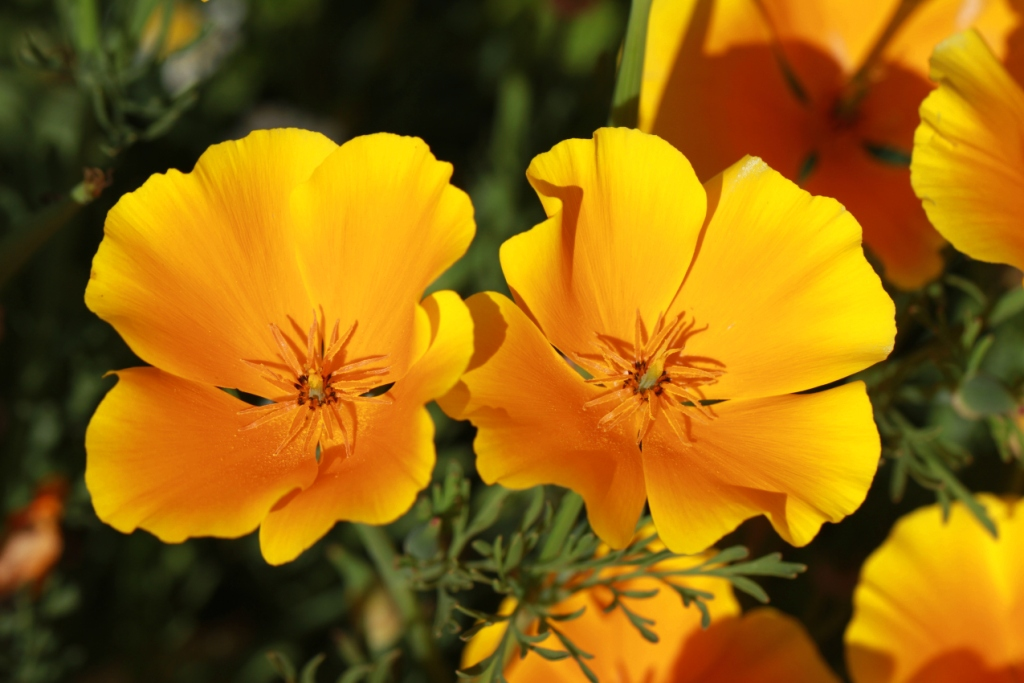
#> input picture VCO/pracs/p1/amapola.jpg, 1024 x 683 px
$ python ej4.py
#> lines starting #> are read from the running program, lines starting #| are printed output that depends on the picture

import numpy as np
import matplotlib.pyplot as plt
from mpl_toolkits.mplot3d import Axes3D
from PIL import Image

# Leer la imagen y convertir a escala de grises
im = Image.open("amapola.jpg").convert('L')
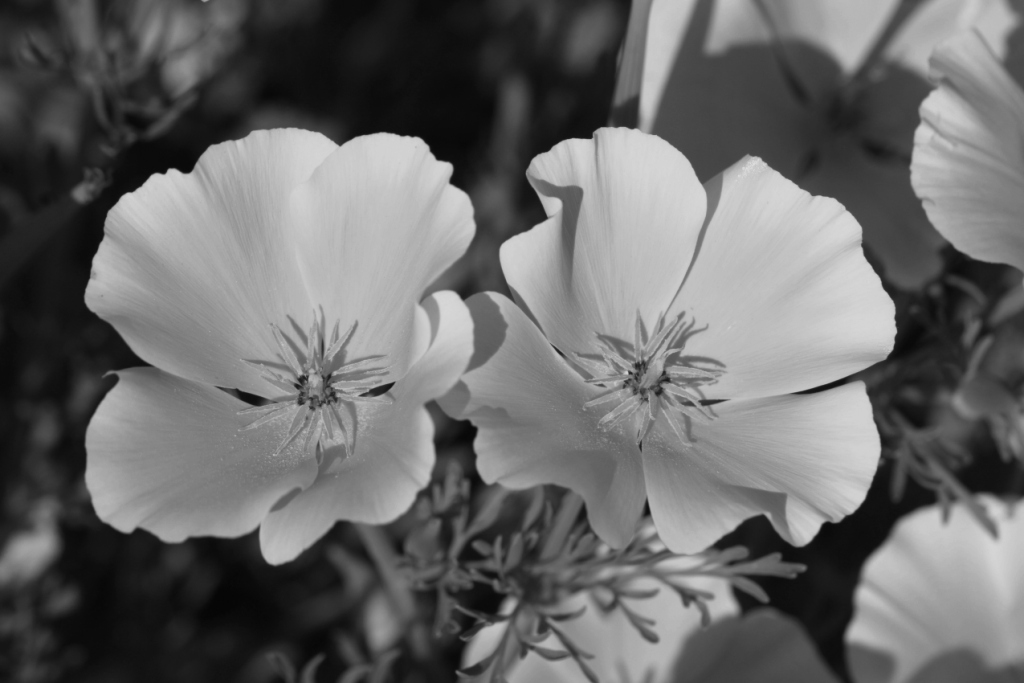
#> im: PIL image 1024x683 L; min 5, max 220, mean 105.3
arr = np.array(im)

# Crear la malla para la superficie
x = np.arange(arr.shape[1])
#> x = 1024 values from 0 to 1023
y = np.arange(arr.shape[0])
#> y = 683 values from 0 to 682
X, Y = np.meshgrid(x, y)

# Graficar la superficie 3D
fig = plt.figure(figsize=(10, 7))
ax = fig.add_subplot(111, projection='3d')
ax.plot_surface(X, Y, arr, cmap='viridis', edgecolor='none')
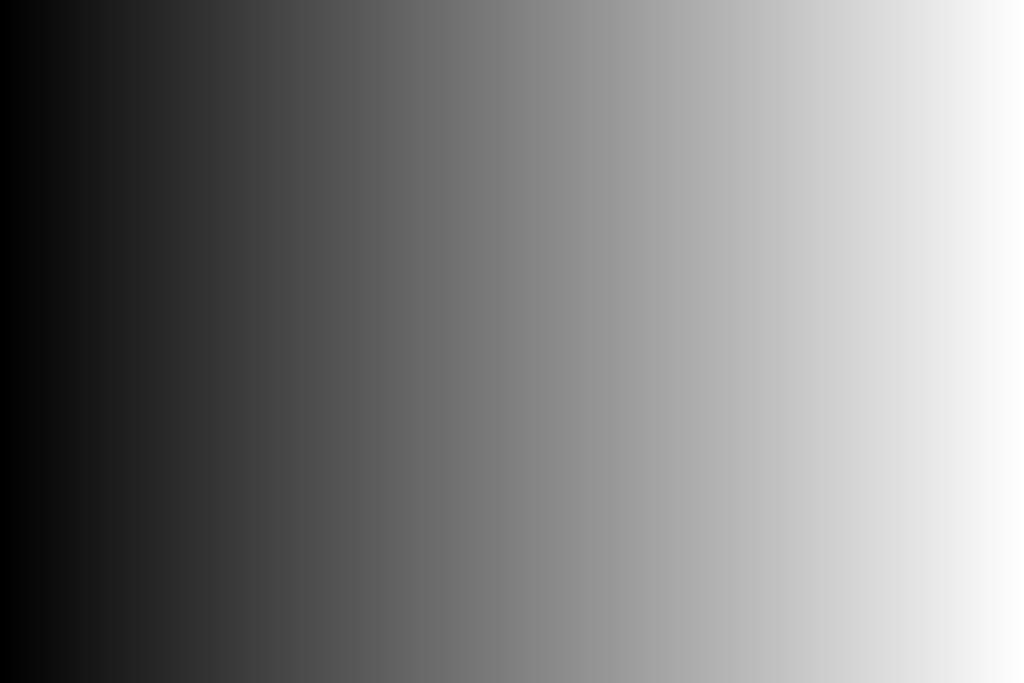
#> X: shape (683, 1024) int64; min 0, max 1023, mean 511.5; drawn with min black and max white
ax.set_title('Superficie 3D de amapola.jpg en escala de grises')
ax.set_xlabel('X')
ax.set_ylabel('Y')
ax.set_zlabel('Intensidad')
plt.show()
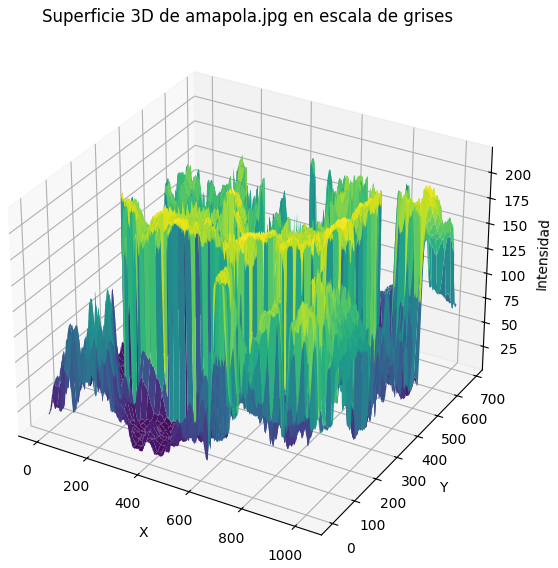
#> figure drawn by matplotlib, 1 panel

$ run again, with VCO/pracs/p1/AloeVera.jpg copied over VCO/pracs/p1/amapola.jpg
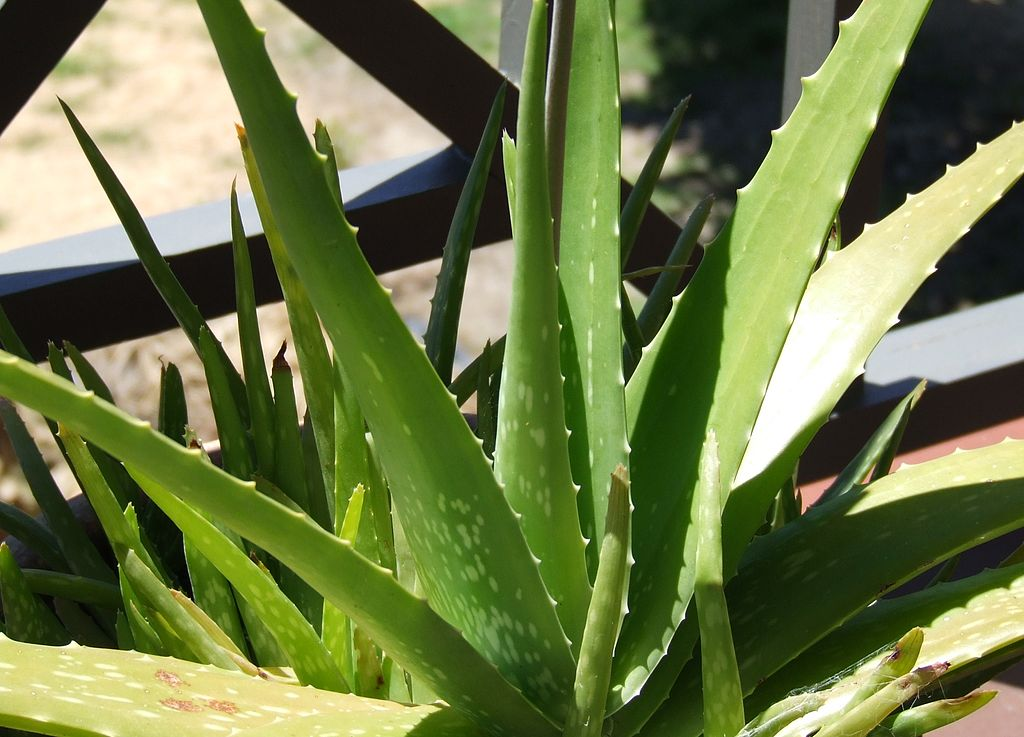
#> input picture VCO/pracs/p1/AloeVera.jpg, 1024 x 737 px
#> `im = Image.open("amapola.jpg").convert('L')`:
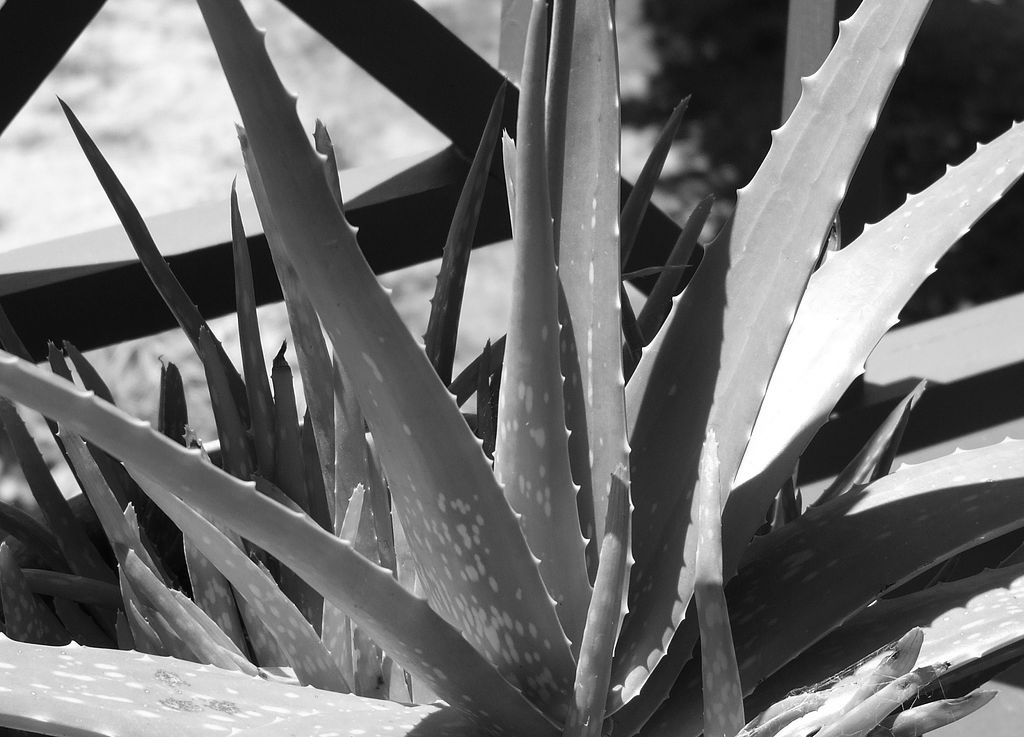
#> im: PIL image 1024x737 L; min 0, max 255, mean 111
#> `plt.show()`:
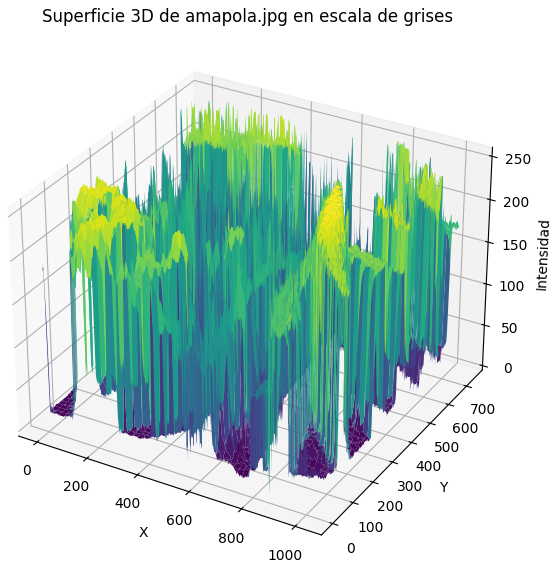
#> figure drawn by matplotlib, 1 panel

$ run again, with VCO/pracs/p1/cameraman.tif saved as VCO/pracs/p1/amapola.jpg
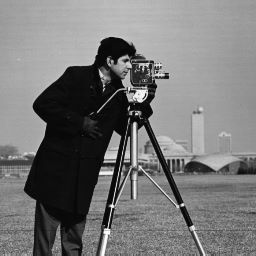
#> input picture VCO/pracs/p1/cameraman.tif, 256 x 256 px
#> `plt.show()`:
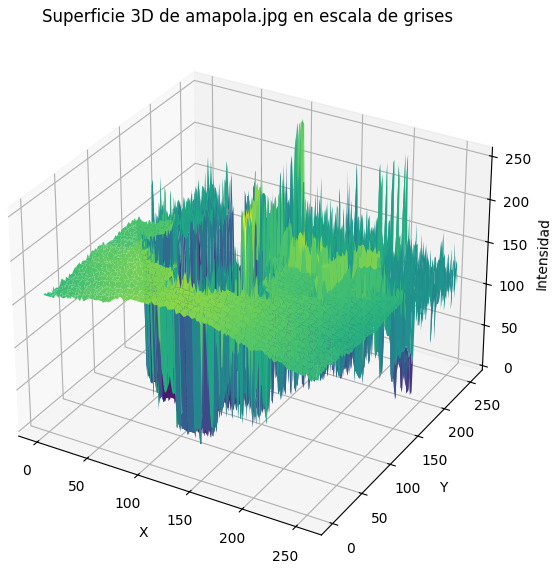
#> figure drawn by matplotlib, 1 panel
